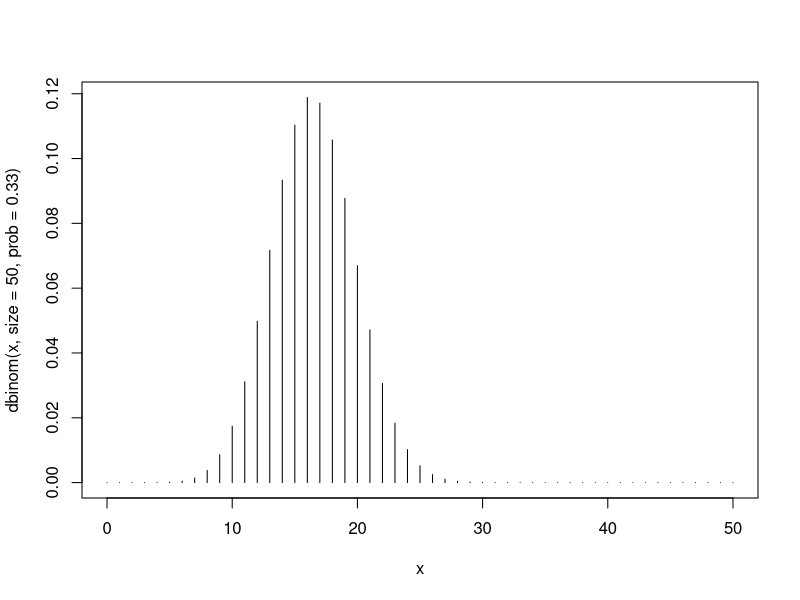
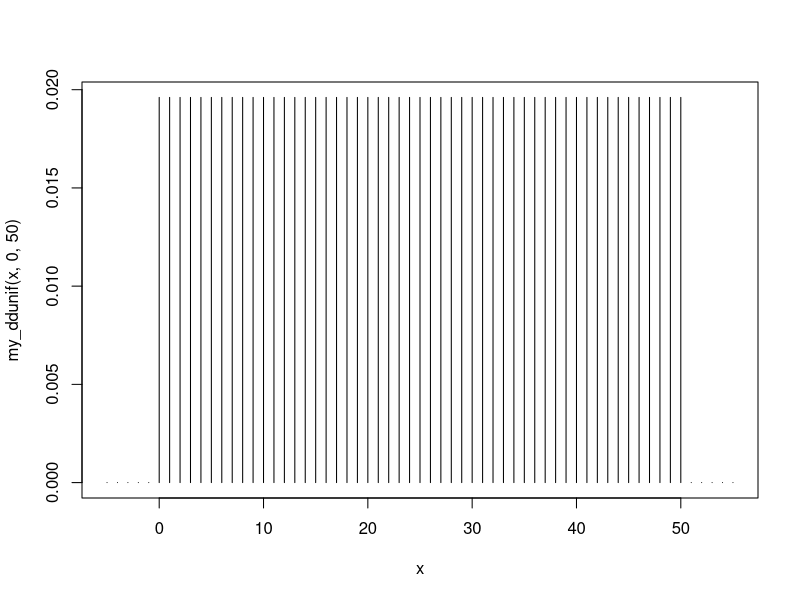
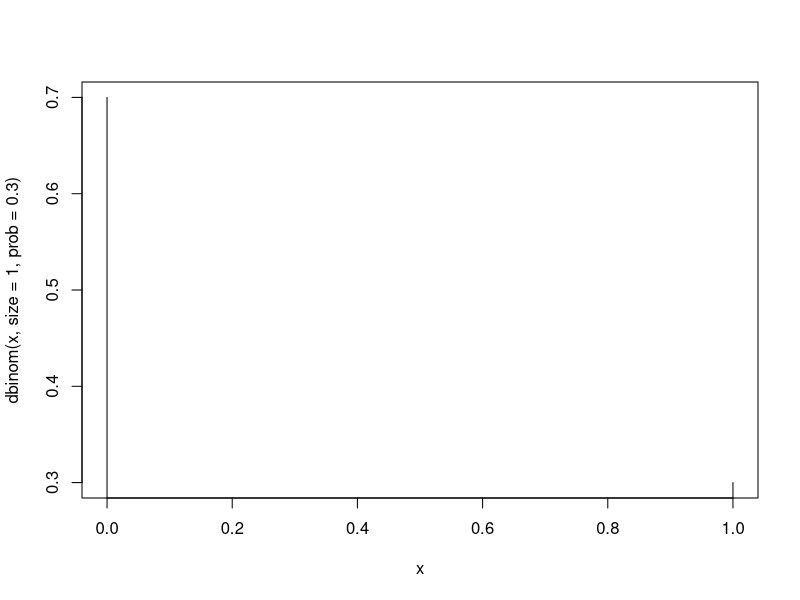
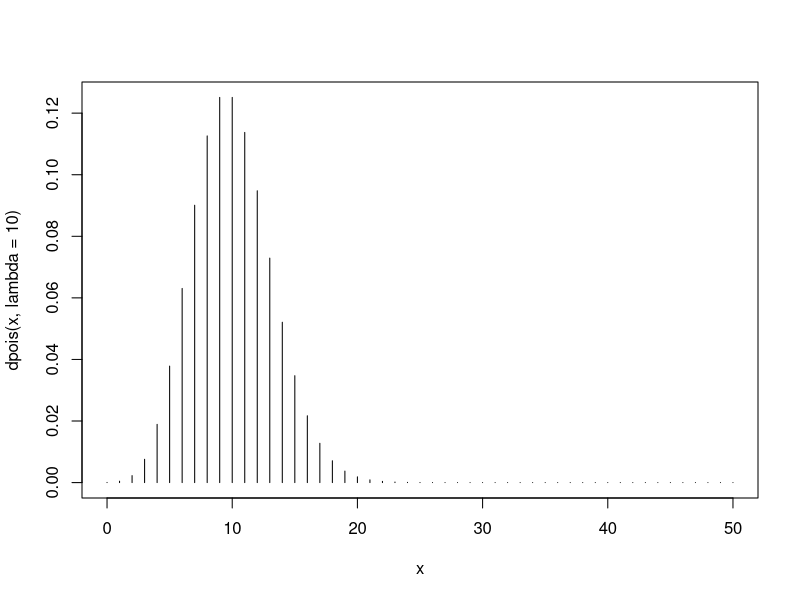
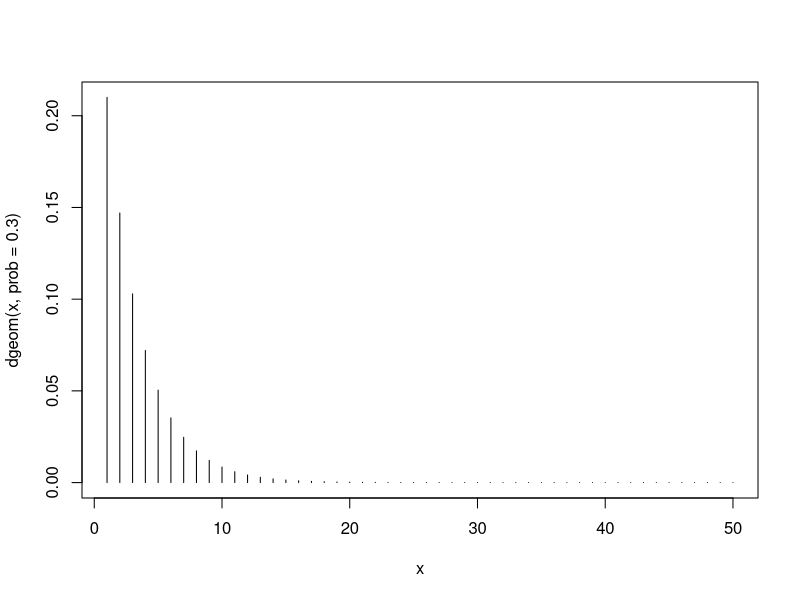
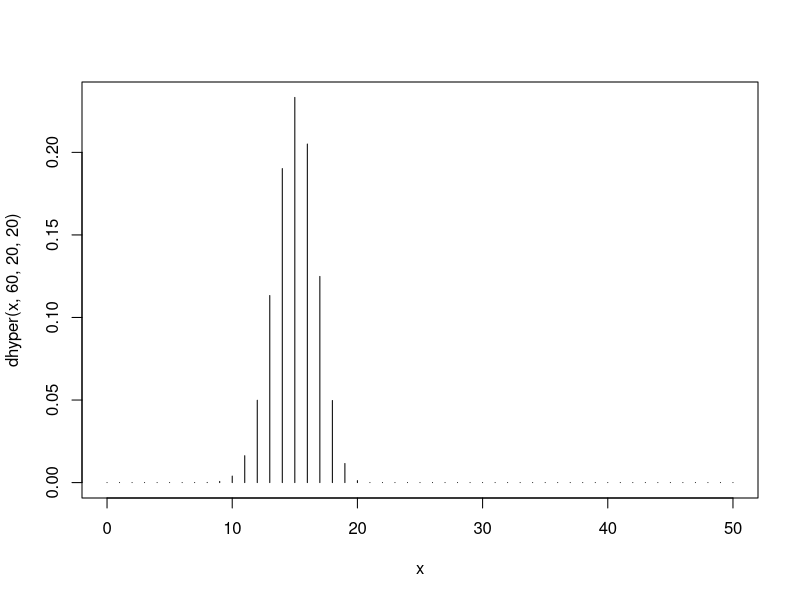
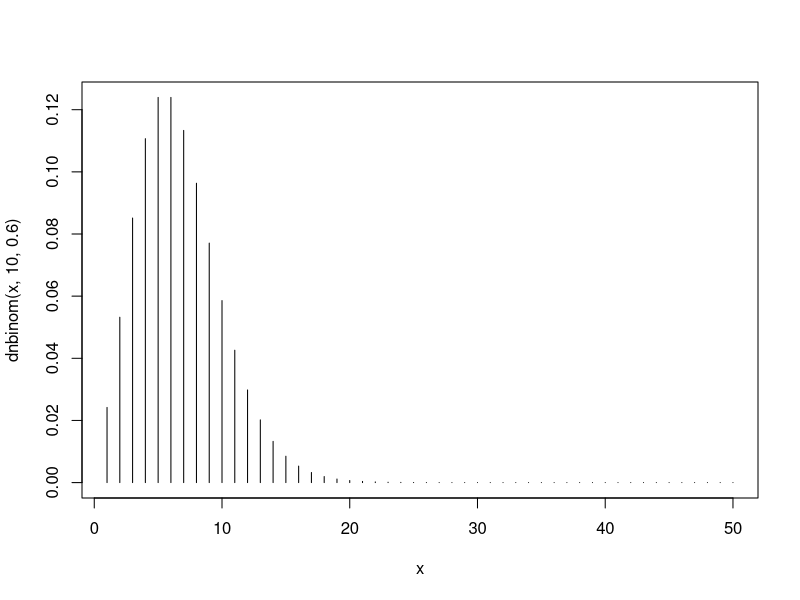

Write R code to recreate these figures, in order.
## ---- chunk 1
x <- 0:50
plot(x,dbinom(x,size=50,prob=0.33),type='h')
## ---- chunk 2
##I cannot use the function of ddunif()
my_ddunif<-function(x,min,max){
  return(ifelse(x>=min&x<=max,1/(max-min+1),0))
}
x<--5:55
plot(x,my_ddunif(x,0,50),type='h')
## ---- chunk 3
x=0:1
plot(x,dbinom(x,size=1,prob=0.3),type='h')
## ---- chunk 4
x=0:50
plot(x,dpois(x,lambda=10),type='h')
## ---- chunk 5
x=1:50
plot(x,dgeom(x,prob=0.3),type='h')
## ---- chunk 6
x=0:50
plot(x,dhyper(x,60,20,20),type='h')
## ---- chunk 7
x=1:50
plot(x,dnbinom(x,10,0.6),type='h')
## ---- chunk 8
cat(dbinom(4,15,0.25),pbinom(4,15,0.25)-pbinom(3,15,0.25))
## ---- chunk 9
s=0
for(i in 0:4){
  s=s+dbinom(i,15,0.25)
}
cat(s)
## ---- chunk 10
pbinom(4,15,0.25)
## ---- chunk 11
lambda=3/7*30
p=ppois(11,lambda)
cat(p)
## ---- chunk 12
lambda=0.25
p=1-dpois(0,lambda)
cat(p)
## ---- chunk 13
cat(dnbinom(6,3,0.5))
## ---- chunk 14
x=rnbinom(10000,3,0.5)
cat(sum(as.numeric(x==6))/length(x))
## ---- chunk 15
p1=1-sum(dnbinom(0:5,3,0.5))
p2=1-pnbinom(5,3,0.5)
cat(p1,p2)
## ---- chunk 16
x=rnbinom(10000,3,0.5)
cat(sum(as.numeric(x>=6))/length(x))
